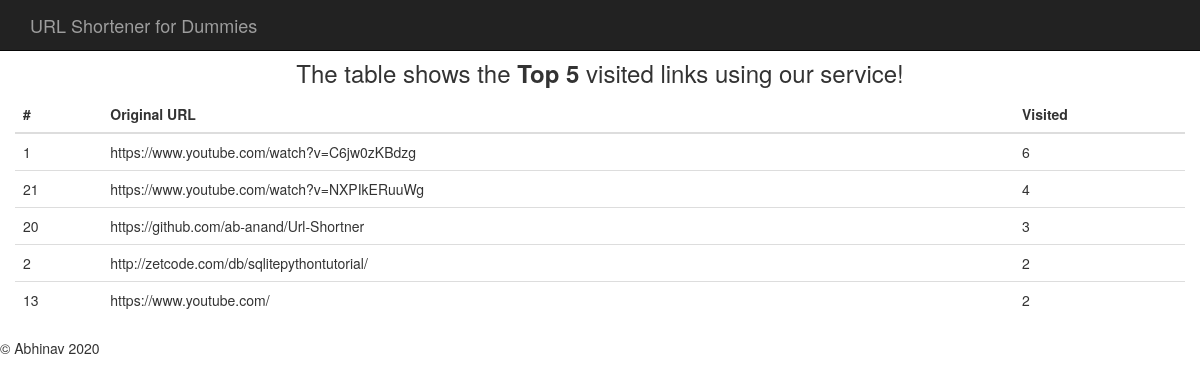
/stats, run on an earlier commit of the app's database.
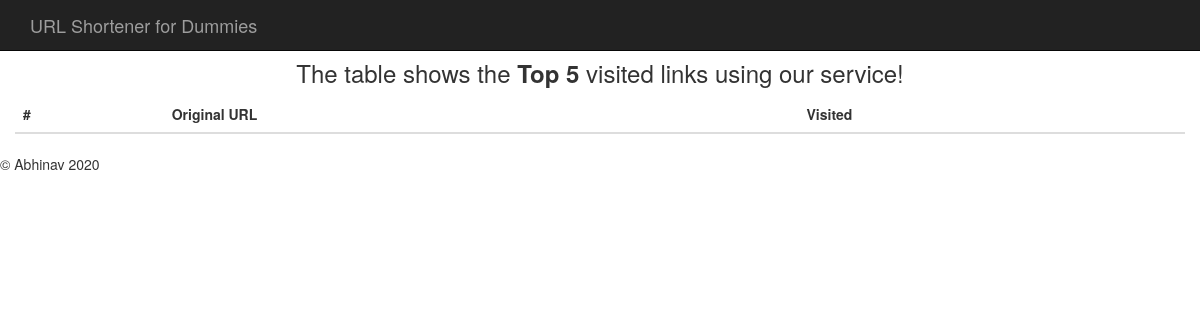
And on a later commit of the database.
### tables this page shows
CREATE TABLE urls (
	id integer primary key autoincrement,
	original_url text not null,
	visited integer default 0,
	unique(original_url)
);

### url_shortner.py (the view)
@app.route('/stats')
def get_stats():
	cursor = g.db.execute('''
				SELECT id, original_url, visited FROM urls
				ORDER BY visited DESC LIMIT 5
		''')
	g.db.commit()
	elements = cursor.fetchall()
	return render_template('stats.html', elements=elements)

### url_shortner.py (called while the page is built)
def connect_db():
	return sqlite3.connect(config.DATABASE_NAME)

@app.before_request
def before_request():
	g.db = connect_db()

### templates/stats.html
{% extends "base.html" %}
	{% block content %}
		<div class="container">
			<br>
			<br>
			<div class="row mx-md-n15">
                	<div class="text-center">
						<h3>The table shows the <b>Top 5</b> visited links using our service!</h3>
					</div>
					<table class="table table-hover">
					  <thead>
					    <tr>
					      <th scope="col">#</th>
					      <th scope="col">Original URL</th>
					      <th scope="col">Visited</th>
					    </tr>
					  </thead>
					  <tbody>
					  	{% for element in elements %}
					  		<tr>
					  			{% for data in element %}
					  				<td>{{ data }}</td>
					  			{% endfor %}
					  		</tr>
					  	{% endfor %}
					  </tbody>
					</table>
			</div>
		</div>
	{% endblock %}

### templates/base.html (shortened to what this page needs)
<!DOCTYPE html>
<html lang="en">
      <head>
         <link href="https://maxcdn.bootstrapcdn.com/font-awesome/4.2.0/css/font-awesome.min.css" rel="stylesheet">
         <link href="https://maxcdn.bootstrapcdn.com/bootstrap/3.3.5/css/bootstrap.min.css" rel="stylesheet">
      </head>
      <body>
         <nav class="navbar navbar-inverse navbar-fixed-top">
            <div class="container">
               <div class="navbar-header">
                  <a class="navbar-brand" href="{{ url_for('home') }}">URL Shortener for Dummies</a>
               </div>
               <div id="navbar" class="navbar-collapse collapse">
               </div>
            </div>
         </nav>
            {% block content %}
            {% endblock %}
         <footer>
            <p>&copy; Abhinav 2020</p>
         </footer>
      </body>
   </html>

What changed in the data, as far as the page shows it:
removed urls: element "1" "6", original_url "https://www.youtube.com/watch?v=C6jw0zKBdzg"
removed urls: element "21" "4", original_url "https://www.youtube.com/watch?v=NXPIkERuuWg"
removed urls: element "20" "3", original_url "https://github.com/ab-anand/Url-Shortner"
removed urls: element "2" "2", original_url "http://zetcode.com/db/sqlitepythontutorial/"
removed urls: element "13" "2", original_url "https://www.youtube.com/"
